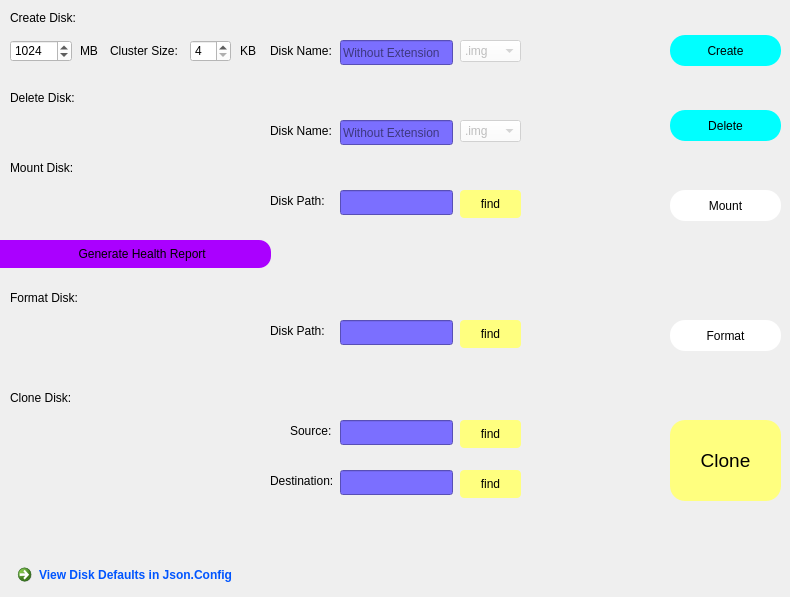
             <widget class="QWidget" name="tab">
              <attribute name="title">
               <string>Disk OPs</string>
              </attribute>
              <widget class="QLabel" name="label_4">
               <property name="geometry">
                <rect>
                 <x>10</x>
                 <y>10</y>
                 <width>71</width>
                 <height>16</height>
                </rect>
               </property>
               <property name="text">
                <string>Create Disk:</string>
               </property>
              </widget>
              <widget class="QDoubleSpinBox" name="doubleSpinBox">
               <property name="geometry">
                <rect>
                 <x>10</x>
                 <y>40</y>
                 <width>62</width>
                 <height>22</height>
                </rect>
               </property>
               <property name="styleSheet">
                <string notr="true">background-color: rgb(255, 255, 255);</string>
               </property>
               <property name="decimals">
                <number>0</number>
               </property>
               <property name="minimum">
                <double>1.000000000000000</double>
               </property>
               <property name="maximum">
                <double>8192.000000000000000</double>
               </property>
               <property name="singleStep">
                <double>1024.000000000000000</double>
               </property>
               <property name="value">
                <double>1024.000000000000000</double>
               </property>
              </widget>
              <widget class="QLabel" name="label_9">
               <property name="geometry">
                <rect>
                 <x>80</x>
                 <y>40</y>
                 <width>21</width>
                 <height>21</height>
                </rect>
               </property>
               <property name="text">
                <string>MB</string>
               </property>
              </widget>
              <widget class="QLabel" name="label_10">
               <property name="geometry">
                <rect>
                 <x>110</x>
                 <y>40</y>
                 <width>71</width>
                 <height>21</height>
                </rect>
               </property>
               <property name="text">
                <string>Cluster Size:</string>
               </property>
              </widget>
              <widget class="QDoubleSpinBox" name="doubleSpinBox_2">
               <property name="geometry">
                <rect>
                 <x>190</x>
                 <y>40</y>
                 <width>41</width>
                 <height>22</height>
                </rect>
               </property>
               <property name="styleSheet">
                <string notr="true">background-color: rgb(255, 255, 255);</string>
               </property>
               <property name="decimals">
                <number>0</number>
               </property>
               <property name="minimum">
                <double>4.000000000000000</double>
               </property>
               <property name="maximum">
                <double>32.000000000000000</double>
               </property>
               <property name="singleStep">
                <double>4.000000000000000</double>
               </property>
              </widget>
              <widget class="QLabel" name="label_11">
               <property name="geometry">
                <rect>
                 <x>240</x>
                 <y>40</y>
                 <width>21</width>
                 <height>21</height>
                </rect>
               </property>
               <property name="text">
                <string>KB</string>
               </property>
              </widget>
              <widget class="QLabel" name="label_12">
               <property name="geometry">
                <rect>
                 <x>270</x>
                 <y>40</y>
                 <width>71</width>
                 <height>21</height>
                </rect>
               </property>
               <property name="text">
                <string>Disk Name:</string>
               </property>
              </widget>
              <widget class="QLineEdit" name="lineEdit_2">
               <property name="geometry">
                <rect>
                 <x>340</x>
                 <y>40</y>
                 <width>113</width>
                 <height>25</height>
                </rect>
               </property>
               <property name="minimumSize">
                <size>
                 <width>0</width>
                 <height>24</height>
                </size>
               </property>
               <property name="styleSheet">
                <string notr="true">background-color: rgb(123, 111, 255);</string>
               </property>
               <property name="placeholderText">
                <string>Without Extension</string>
               </property>
              </widget>
              <widget class="QComboBox" name="comboBox">
               <property name="enabled">
                <bool>false</bool>
               </property>
               <property name="geometry">
                <rect>
                 <x>460</x>
                 <y>40</y>
                 <width>61</width>
                 <height>22</height>
                </rect>
               </property>
               <property name="styleSheet">
                <string notr="true">background-color: rgb(255, 255, 255);</string>
               </property>
               <property name="editable">
                <bool>false</bool>
               </property>
               <property name="insertPolicy">
                <enum>QComboBox::InsertAtBottom</enum>
               </property>
               <item>
                <property name="text">
                 <string>.img</string>
                </property>
               </item>
               <item>
                <property name="text">
                 <string>.bin</string>
                </property>
               </item>
               <item>
                <property name="text">
                 <string>.iso</string>
                </property>
               </item>
               <item>
                <property name="text">
                 <string>.cue</string>
                </property>
               </item>
               <item>
                <property name="text">
                 <string>.dmg</string>
                </property>
               </item>
              </widget>
              <widget class="QPushButton" name="pushButton_20">
               <property name="geometry">
                <rect>
                 <x>670</x>
                 <y>35</y>
                 <width>111</width>
                 <height>31</height>
                </rect>
               </property>
               <property name="layoutDirection">
                <enum>Qt::LeftToRight</enum>
               </property>
               <property name="styleSheet">
                <string notr="true">QPushButton{
color:#000000;
	background-color: rgb(0, 255, 255);
border-radius:15px;}
QPushButton:checked{
background-color: rgb(198, 200, 99);
color:#000000;
font-weight:bold;
}
</string>
               </property>
               <property name="text">
                <string>Create</string>
               </property>
               <property name="icon">
                <iconset resource="feathers/feathers.qrc">
                 <normaloff>:/feathers/chevrons-up.svg</normaloff>:/feathers/chevrons-up.svg</iconset>
               </property>
               <property name="checkable">
                <bool>false</bool>
               </property>
              </widget>
              <widget class="QLineEdit" name="lineEdit_6">
               <property name="geometry">
                <rect>
                 <x>340</x>
                 <y>120</y>
                 <width>113</width>
                 <height>25</height>
                </rect>
               </property>
               <property name="minimumSize">
                <size>
                 <width>0</width>
                 <height>24</height>
                </size>
               </property>
               <property name="styleSheet">
                <string notr="true">background-color: rgb(123, 111, 255);</string>
               </property>
               <property name="placeholderText">
                <string>Without Extension</string>
               </property>
              </widget>
              <widget class="QLabel" name="label_28">
               <property name="geometry">
                <rect>
                 <x>10</x>
                 <y>90</y>
                 <width>71</width>
                 <height>16</height>
                </rect>
               </property>
               <property name="text">
                <string>Delete Disk:</string>
               </property>
              </widget>
              <widget class="QLabel" name="label_29">
               <property name="geometry">
                <rect>
                 <x>270</x>
                 <y>120</y>
                 <width>71</width>
                 <height>21</height>
                </rect>
               </property>
               <property name="text">
                <string>Disk Name:</string>
               </property>
              </widget>
              <widget class="QPushButton" name="pushButton_25">
               <property name="geometry">
                <rect>
                 <x>670</x>
                 <y>110</y>
                 <width>111</width>
                 <height>31</height>
                </rect>
               </property>
               <property name="layoutDirection">
                <enum>Qt::LeftToRight</enum>
               </property>
               <property name="styleSheet">
                <string notr="true">QPushButton{
color:#000000;
	background-color: rgb(0, 255, 255);
border-radius:15px;}
QPushButton:checked{
background-color: rgb(198, 200, 99);
color:#000000;
font-weight:bold;
}
</string>
               </property>
               <property name="text">
                <string>Delete</string>
               </property>
               <property name="icon">
                <iconset resource="feathers/feathers.qrc">
                 <normaloff>:/feathers/chevrons-down.svg</normaloff>:/feathers/chevrons-down.svg</iconset>
               </property>
               <property name="checkable">
                <bool>false</bool>
               </property>
              </widget>
              <widget class="QComboBox" name="comboBox_5">
               <property name="enabled">
                <bool>false</bool>
               </property>
               <property name="geometry">
                <rect>
                 <x>460</x>
                 <y>120</y>
                 <width>61</width>
                 <height>22</height>
                </rect>
               </property>
               <property name="styleSheet">
                <string notr="true">background-color: rgb(255, 255, 255);</string>
               </property>
               <property name="editable">
                <bool>false</bool>
               </property>
               <property name="insertPolicy">
                <enum>QComboBox::InsertAtBottom</enum>
               </property>
               <item>
                <property name="text">
                 <string>.img</string>
                </property>
               </item>
               <item>
                <property name="text">
                 <string>.bin</string>
                </property>
               </item>
               <item>
                <property name="text">
                 <string>.iso</string>
                </property>
               </item>
               <item>
                <property name="text">
                 <string>.cue</string>
                </property>
               </item>
               <item>
                <property name="text">
                 <string>.dmg</string>
                </property>
               </item>
              </widget>
              <widget class="QLineEdit" name="lineEdit_7">
               <property name="geometry">
                <rect>
                 <x>340</x>
                 <y>190</y>
                 <width>113</width>
                 <height>25</height>
                </rect>
               </property>
               <property name="minimumSize">
                <size>
                 <width>0</width>
                 <height>24</height>
                </size>
               </property>
               <property name="styleSheet">
                <string notr="true">background-color: rgb(123, 111, 255);</string>
               </property>
               <property name="placeholderText">
                <string/>
               </property>
              </widget>
              <widget class="QLabel" name="label_30">
               <property name="geometry">
                <rect>
                 <x>10</x>
                 <y>160</y>
                 <width>71</width>
                 <height>16</height>
                </rect>
               </property>
               <property name="text">
                <string>Mount Disk:</string>
               </property>
              </widget>
              <widget class="QLabel" name="label_31">
               <property name="geometry">
                <rect>
                 <x>270</x>
                 <y>190</y>
                 <width>71</width>
                 <height>21</height>
                </rect>
               </property>
               <property name="text">
                <string>Disk Path:</string>
               </property>
              </widget>
              <widget class="QPushButton" name="pushButton_26">
               <property name="geometry">
                <rect>
                 <x>670</x>
                 <y>190</y>
                 <width>111</width>
                 <height>31</height>
                </rect>
               </property>
               <property name="layoutDirection">
                <enum>Qt::LeftToRight</enum>
               </property>
               <property name="styleSheet">
                <string notr="true">QPushButton{
	background-color: rgb(219, 111, 255);
	background-color: rgb(255, 255, 255);
border-radius:15px;}

</string>
               </property>
               <property name="text">
                <string>Mount</string>
               </property>
               <property name="icon">
                <iconset resource="feathers/feathers.qrc">
                 <normaloff>:/feathers/check-circle.svg</normaloff>:/feathers/check-circle.svg</iconset>
               </property>
               <property name="checkable">
                <bool>false</bool>
               </property>
              </widget>
              <widget class="QPushButton" name="pushButton">
               <property name="geometry">
                <rect>
                 <x>460</x>
                 <y>190</y>
                 <width>61</width>
                 <height>28</height>
                </rect>
               </property>
               <property name="styleSheet">
                <string notr="true">border-radius: 4px;
background-color: rgb(255, 255, 127);</string>
               </property>
               <property name="text">
                <string>find</string>
               </property>
               <property name="icon">
                <iconset resource="feathers/feathers.qrc">
                 <normaloff>:/feathers/arrow-up-right.svg</normaloff>:/feathers/arrow-up-right.svg</iconset>
               </property>
              </widget>
              <widget class="QPushButton" name="pushButton_2">
               <property name="geometry">
                <rect>
                 <x>0</x>
                 <y>240</y>
                 <width>271</width>
                 <height>28</height>
                </rect>
               </property>
               <property name="toolTip">
                <string>Generate Health Report for Mounted Disk</string>
               </property>
               <property name="styleSheet">
                <string notr="true">border-top-right-radius: 12px;
border-bottom-right-radius: 12px;
background-color: rgb(170, 0, 255);</string>
               </property>
               <property name="text">
                <string>    Generate Health Report</string>
               </property>
               <property name="icon">
                <iconset resource="white/white.qrc">
                 <normaloff>:/white/arrow-right-circle.svg</normaloff>:/white/arrow-right-circle.svg</iconset>
               </property>
              </widget>
              <widget class="QPushButton" name="pushButton_27">
               <property name="geometry">
                <rect>
                 <x>670</x>
                 <y>320</y>
                 <width>111</width>
                 <height>31</height>
                </rect>
               </property>
               <property name="layoutDirection">
                <enum>Qt::LeftToRight</enum>
               </property>
               <property name="styleSheet">
                <string notr="true">QPushButton{
	background-color: rgb(219, 111, 255);
	background-color: rgb(255, 255, 255);
border-radius:15px;}

</string>
               </property>
               <property name="text">
                <string>Format</string>
               </property>
               <property name="icon">
                <iconset resource="feathers/feathers.qrc">
                 <normaloff>:/feathers/codesandbox.svg</normaloff>:/feathers/codesandbox.svg</iconset>
               </property>
               <property name="checkable">
                <bool>false</bool>
               </property>
              </widget>
              <widget class="QPushButton" name="pushButton_3">
               <property name="geometry">
                <rect>
                 <x>460</x>
                 <y>320</y>
                 <width>61</width>
                 <height>28</height>
                </rect>
               </property>
               <property name="styleSheet">
                <string notr="true">border-radius: 4px;
background-color: rgb(255, 255, 127);</string>
               </property>
               <property name="text">
                <string>find</string>
               </property>
               <property name="icon">
                <iconset resource="feathers/feathers.qrc">
                 <normaloff>:/feathers/arrow-up-right.svg</normaloff>:/feathers/arrow-up-right.svg</iconset>
               </property>
              </widget>
              <widget class="QLineEdit" name="lineEdit_8">
               <property name="geometry">
                <rect>
                 <x>340</x>
                 <y>320</y>
                 <width>113</width>
                 <height>25</height>
                </rect>
               </property>
               <property name="minimumSize">
                <size>
                 <width>0</width>
                 <height>24</height>
                </size>
               </property>
               <property name="styleSheet">
                <string notr="true">background-color: rgb(123, 111, 255);</string>
               </property>
               <property name="placeholderText">
                <string/>
               </property>
              </widget>
              <widget class="QLabel" name="label_32">
               <property name="geometry">
                <rect>
                 <x>10</x>
                 <y>290</y>
                 <width>71</width>
                 <height>16</height>
                </rect>
               </property>
               <property name="text">
                <string>Format Disk:</string>
               </property>
              </widget>
              <widget class="QLabel" name="label_33">
               <property name="geometry">
                <rect>
                 <x>270</x>
                 <y>320</y>
                 <width>71</width>
                 <height>21</height>
                </rect>
               </property>
               <property name="text">
                <string>Disk Path:</string>
               </property>
              </widget>
              <widget class="QPushButton" name="pushButton_28">
               <property name="geometry">
                <rect>
                 <x>670</x>
                 <y>420</y>
                 <width>111</width>
                 <height>81</height>
                </rect>
               </property>
               <property name="font">
                <font>
                 <pointsize>14</pointsize>
                 <weight>50</weight>
                 <bold>false</bold>
                </font>
               </property>
               <property name="layoutDirection">
                <enum>Qt::LeftToRight</enum>
               </property>
               <property name="styleSheet">
                <string notr="true">QPushButton{
	background-color: rgb(255, 255, 127);

border-radius:15px;}

</string>
               </property>
               <property name="text">
                <string>Clone</string>
               </property>
               <property name="icon">
                <iconset resource="blue/blue.qrc">
                 <normaloff>:/blue/disc.svg</normaloff>:/blue/disc.svg</iconset>
               </property>
               <property name="iconSize">
                <size>
                 <width>40</width>
                 <height>40</height>
                </size>
               </property>
               <property name="checkable">
                <bool>false</bool>
               </property>
              </widget>
              <widget class="QLabel" name="label_34">
               <property name="geometry">
                <rect>
                 <x>10</x>
                 <y>390</y>
                 <width>71</width>
                 <height>16</height>
                </rect>
               </property>
               <property name="text">
                <string>Clone Disk:</string>
               </property>
              </widget>
              <widget class="QLabel" name="label_35">
               <property name="geometry">
                <rect>
                 <x>290</x>
                 <y>420</y>
                 <width>51</width>
                 <height>21</height>
                </rect>
               </property>
               <property name="text">
                <string>Source:</string>
               </property>
              </widget>
              <widget class="QPushButton" name="pushButton_4">
               <property name="geometry">
                <rect>
                 <x>460</x>
                 <y>420</y>
                 <width>61</width>
                 <height>28</height>
                </rect>
               </property>
               <property name="styleSheet">
                <string notr="true">border-radius: 4px;
background-color: rgb(255, 255, 127);</string>
               </property>
               <property name="text">
                <string>find</string>
               </property>
               <property name="icon">
                <iconset resource="feathers/feathers.qrc">
                 <normaloff>:/feathers/arrow-up-right.svg</normaloff>:/feathers/arrow-up-right.svg</iconset>
               </property>
              </widget>
              <widget class="QLineEdit" name="lineEdit_9">
               <property name="geometry">
                <rect>
                 <x>340</x>
                 <y>420</y>
                 <width>113</width>
                 <height>25</height>
                </rect>
               </property>
               <property name="minimumSize">
                <size>
                 <width>0</width>
                 <height>24</height>
                </size>
               </property>
               <property name="styleSheet">
                <string notr="true">background-color: rgb(123, 111, 255);</string>
               </property>
               <property name="placeholderText">
                <string/>
               </property>
              </widget>
              <widget class="QPushButton" name="pushButton_5">
               <property name="geometry">
                <rect>
                 <x>460</x>
                 <y>470</y>
                 <width>61</width>
                 <height>28</height>
                </rect>
               </property>
               <property name="styleSheet">
                <string notr="true">border-radius: 4px;
background-color: rgb(255, 255, 127);</string>
               </property>
               <property name="text">
                <string>find</string>
               </property>
               <property name="icon">
                <iconset resource="feathers/feathers.qrc">
                 <normaloff>:/feathers/arrow-down-left.svg</normaloff>:/feathers/arrow-down-left.svg</iconset>
               </property>
              </widget>
              <widget class="QLabel" name="label_36">
               <property name="geometry">
                <rect>
                 <x>270</x>
                 <y>470</y>
                 <width>71</width>
                 <height>21</height>
                </rect>
               </property>
               <property name="text">
                <string>Destination:</string>
               </property>
              </widget>
              <widget class="QLineEdit" name="lineEdit_10">
               <property name="geometry">
                <rect>
                 <x>340</x>
                 <y>470</y>
                 <width>113</width>
                 <height>25</height>
                </rect>
               </property>
               <property name="minimumSize">
                <size>
                 <width>0</width>
                 <height>24</height>
                </size>
               </property>
               <property name="styleSheet">
                <string notr="true">background-color: rgb(123, 111, 255);</string>
               </property>
               <property name="placeholderText">
                <string/>
               </property>
              </widget>
              <widget class="QCommandLinkButton" name="commandLinkButton">
               <property name="geometry">
                <rect>
                 <x>10</x>
                 <y>557</y>
                 <width>271</width>
                 <height>31</height>
                </rect>
               </property>
               <property name="styleSheet">
                <string notr="true">color: rgb(0, 85, 255);</string>
               </property>
               <property name="text">
                <string>View Disk Defaults in Json.Config</string>
               </property>
              </widget>
             </widget>
